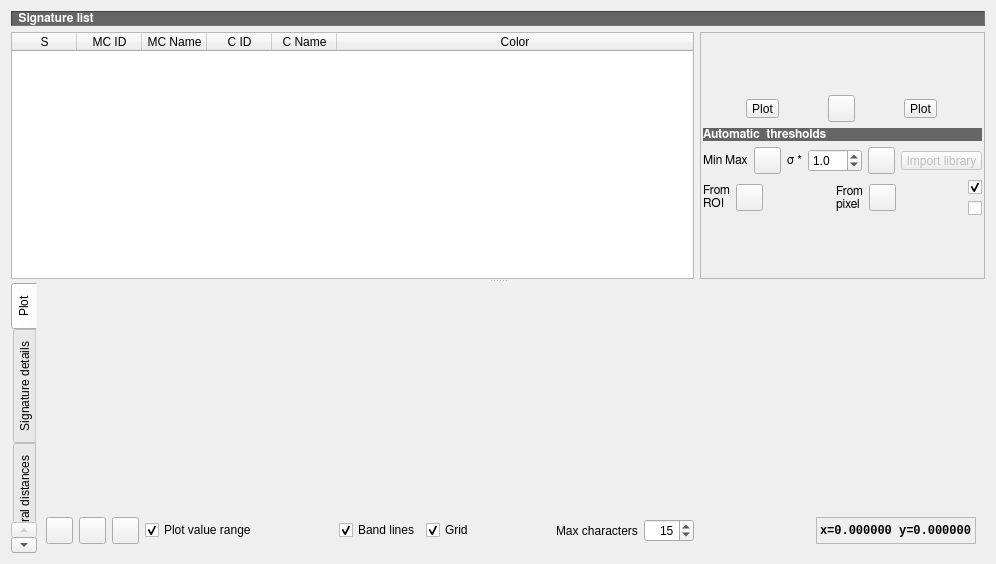
<?xml version="1.0" encoding="UTF-8"?>
<ui version="4.0">
 <class>SpectralSignaturePlot</class>
 <widget class="QDialog" name="SpectralSignaturePlot">
  <property name="geometry">
   <rect>
    <x>0</x>
    <y>0</y>
    <width>996</width>
    <height>564</height>
   </rect>
  </property>
  <property name="sizePolicy">
   <sizepolicy hsizetype="Minimum" vsizetype="Minimum">
    <horstretch>0</horstretch>
    <verstretch>0</verstretch>
   </sizepolicy>
  </property>
  <property name="windowTitle">
   <string>SCP: Spectral Signature Plot</string>
  </property>
  <property name="windowIcon">
   <iconset resource="resources.qrc">
    <normaloff>scp_icons:semiautomaticclassificationplugin.svg</normaloff>scp_icons:semiautomaticclassificationplugin.svg</iconset>
  </property>
  <layout class="QGridLayout" name="gridLayout_6">
   <item row="0" column="0">
    <widget class="QSplitter" name="splitter">
     <property name="orientation">
      <enum>Qt::Vertical</enum>
     </property>
     <property name="childrenCollapsible">
      <bool>false</bool>
     </property>
     <widget class="QWidget" name="widget" native="true">
      <property name="sizePolicy">
       <sizepolicy hsizetype="Preferred" vsizetype="Maximum">
        <horstretch>0</horstretch>
        <verstretch>0</verstretch>
       </sizepolicy>
      </property>
      <layout class="QGridLayout" name="gridLayout_8">
       <item row="0" column="0">
        <layout class="QGridLayout" name="gridLayout_5">
         <item row="1" column="0">
          <layout class="QGridLayout" name="gridLayout_2">
           <item row="0" column="0">
            <widget class="QTableWidget" name="signature_list_plot_tableWidget">
             <property name="sizePolicy">
              <sizepolicy hsizetype="Ignored" vsizetype="MinimumExpanding">
               <horstretch>0</horstretch>
               <verstretch>0</verstretch>
              </sizepolicy>
             </property>
             <property name="minimumSize">
              <size>
               <width>0</width>
               <height>30</height>
              </size>
             </property>
             <property name="editTriggers">
              <set>QAbstractItemView::SelectedClicked</set>
             </property>
             <property name="sortingEnabled">
              <bool>true</bool>
             </property>
             <attribute name="horizontalHeaderDefaultSectionSize">
              <number>65</number>
             </attribute>
             <attribute name="horizontalHeaderStretchLastSection">
              <bool>true</bool>
             </attribute>
             <attribute name="verticalHeaderDefaultSectionSize">
              <number>20</number>
             </attribute>
             <column>
              <property name="text">
               <string>S</string>
              </property>
             </column>
             <column>
              <property name="text">
               <string>MC ID</string>
              </property>
             </column>
             <column>
              <property name="text">
               <string>MC Name</string>
              </property>
             </column>
             <column>
              <property name="text">
               <string>C ID</string>
              </property>
             </column>
             <column>
              <property name="text">
               <string>C Name</string>
              </property>
             </column>
             <column>
              <property name="text">
               <string>Color</string>
              </property>
             </column>
            </widget>
           </item>
           <item row="0" column="1">
            <widget class="QFrame" name="frame">
             <property name="sizePolicy">
              <sizepolicy hsizetype="Maximum" vsizetype="MinimumExpanding">
               <horstretch>0</horstretch>
               <verstretch>0</verstretch>
              </sizepolicy>
             </property>
             <property name="minimumSize">
              <size>
               <width>0</width>
               <height>20</height>
              </size>
             </property>
             <property name="frameShape">
              <enum>QFrame::StyledPanel</enum>
             </property>
             <property name="frameShadow">
              <enum>QFrame::Raised</enum>
             </property>
             <layout class="QGridLayout" name="gridLayout_18">
              <property name="leftMargin">
               <number>2</number>
              </property>
              <property name="topMargin">
               <number>2</number>
              </property>
              <property name="rightMargin">
               <number>2</number>
              </property>
              <property name="bottomMargin">
               <number>2</number>
              </property>
              <item row="0" column="0">
               <layout class="QGridLayout" name="gridLayout_140">
                <item row="2" column="0" colspan="2">
                 <layout class="QGridLayout" name="gridLayout_17">
                  <item row="0" column="3">
                   <widget class="QToolButton" name="LCS_pointerButton_2">
                    <property name="toolTip">
                     <string>&lt;html&gt;&lt;head/&gt;&lt;body&gt;&lt;p&gt;Activate pointer for setting thresholds from pixel&lt;/p&gt;&lt;/body&gt;&lt;/html&gt;</string>
                    </property>
                    <property name="styleSheet">
                     <string notr="true">margin: 0px;padding: 0px;</string>
                    </property>
                    <property name="icon">
                     <iconset resource="resources.qrc">
                      <normaloff>scp_icons:semiautomaticclassificationplugin_LCS_threshold_set_tool.svg</normaloff>scp_icons:semiautomaticclassificationplugin_LCS_threshold_set_tool.svg</iconset>
                    </property>
                    <property name="iconSize">
                     <size>
                      <width>22</width>
                      <height>22</height>
                     </size>
                    </property>
                   </widget>
                  </item>
                  <item row="0" column="2">
                   <widget class="QLabel" name="label_90">
                    <property name="sizePolicy">
                     <sizepolicy hsizetype="Preferred" vsizetype="Maximum">
                      <horstretch>0</horstretch>
                      <verstretch>0</verstretch>
                     </sizepolicy>
                    </property>
                    <property name="font">
                     <font>
                      <family>FreeSans</family>
                      <weight>50</weight>
                      <bold>false</bold>
                     </font>
                    </property>
                    <property name="frameShadow">
                     <enum>QFrame::Sunken</enum>
                    </property>
                    <property name="text">
                     <string>From
pixel</string>
                    </property>
                    <property name="alignment">
                     <set>Qt::AlignLeading|Qt::AlignLeft|Qt::AlignVCenter</set>
                    </property>
                   </widget>
                  </item>
                  <item row="0" column="5">
                   <layout class="QGridLayout" name="gridLayout_144">
                    <item row="1" column="0">
                     <widget class="QCheckBox" name="LCS_cut_checkBox_2">
                      <property name="sizePolicy">
                       <sizepolicy hsizetype="Maximum" vsizetype="Fixed">
                        <horstretch>0</horstretch>
                        <verstretch>0</verstretch>
                       </sizepolicy>
                      </property>
                      <property name="toolTip">
                       <string>&lt;html&gt;&lt;head/&gt;&lt;body&gt;&lt;p&gt;If checked, signature threshold is reduced to exclude pixel signature&lt;/p&gt;&lt;/body&gt;&lt;/html&gt;</string>
                      </property>
                      <property name="text">
                       <string/>
                      </property>
                      <property name="icon">
                       <iconset resource="resources.qrc">
                        <normaloff>scp_icons:semiautomaticclassificationplugin_minus.svg</normaloff>scp_icons:semiautomaticclassificationplugin_minus.svg</iconset>
                      </property>
                     </widget>
                    </item>
                    <item row="0" column="0">
                     <widget class="QCheckBox" name="LCS_include_checkBox_2">
                      <property name="sizePolicy">
                       <sizepolicy hsizetype="Maximum" vsizetype="Fixed">
                        <horstretch>0</horstretch>
                        <verstretch>0</verstretch>
                       </sizepolicy>
                      </property>
                      <property name="toolTip">
                       <string>&lt;html&gt;&lt;head/&gt;&lt;body&gt;&lt;p&gt;If checked, signature threshold is extended to include pixel signature&lt;/p&gt;&lt;/body&gt;&lt;/html&gt;</string>
                      </property>
                      <property name="text">
                       <string/>
                      </property>
                      <property name="icon">
                       <iconset resource="resources.qrc">
                        <normaloff>scp_icons:semiautomaticclassificationplugin_plus.svg</normaloff>scp_icons:semiautomaticclassificationplugin_plus.svg</iconset>
                      </property>
                      <property name="checked">
                       <bool>true</bool>
                      </property>
                     </widget>
                    </item>
                   </layout>
                  </item>
                  <item row="0" column="0">
                   <layout class="QGridLayout" name="gridLayout_19">
                    <item row="0" column="0">
                     <widget class="QLabel" name="label_91">
                      <property name="sizePolicy">
                       <sizepolicy hsizetype="Preferred" vsizetype="Maximum">
                        <horstretch>0</horstretch>
                        <verstretch>0</verstretch>
                       </sizepolicy>
                      </property>
                      <property name="font">
                       <font>
                        <family>FreeSans</family>
                        <weight>50</weight>
                        <bold>false</bold>
                       </font>
                      </property>
                      <property name="frameShadow">
                       <enum>QFrame::Sunken</enum>
                      </property>
                      <property name="text">
                       <string>From
ROI</string>
                      </property>
                      <property name="alignment">
                       <set>Qt::AlignLeading|Qt::AlignLeft|Qt::AlignVCenter</set>
                      </property>
                     </widget>
                    </item>
                    <item row="0" column="1">
                     <widget class="QToolButton" name="LCS_ROI_button_2">
                      <property name="toolTip">
                       <string>&lt;html&gt;&lt;head/&gt;&lt;body&gt;&lt;p&gt;Set thresholds from temporary ROI&lt;/p&gt;&lt;/body&gt;&lt;/html&gt;</string>
                      </property>
                      <property name="styleSheet">
                       <string notr="true">margin: 0px;padding: 0px;</string>
                      </property>
                      <property name="icon">
                       <iconset resource="resources.qrc">
                        <normaloff>scp_icons:semiautomaticclassificationplugin_LCS_threshold_ROI_tool.svg</normaloff>scp_icons:semiautomaticclassificationplugin_LCS_threshold_ROI_tool.svg</iconset>
                      </property>
                      <property name="iconSize">
                       <size>
                        <width>22</width>
                        <height>22</height>
                       </size>
                      </property>
                     </widget>
                    </item>
                   </layout>
                  </item>
                  <item row="0" column="1">
                   <spacer name="horizontalSpacer_5">
                    <property name="orientation">
                     <enum>Qt::Horizontal</enum>
                    </property>
                    <property name="sizeHint" stdset="0">
                     <size>
                      <width>0</width>
                      <height>20</height>
                     </size>
                    </property>
                   </spacer>
                  </item>
                  <item row="0" column="4">
                   <spacer name="horizontalSpacer_6">
                    <property name="orientation">
                     <enum>Qt::Horizontal</enum>
                    </property>
                    <property name="sizeHint" stdset="0">
                     <size>
                      <width>0</width>
                      <height>20</height>
                     </size>
                    </property>
                   </spacer>
                  </item>
                 </layout>
                </item>
                <item row="1" column="0" colspan="2">
                 <layout class="QGridLayout" name="gridLayout_14">
                  <item row="0" column="0" colspan="3">
                   <widget class="QLabel" name="label_26">
                    <property name="sizePolicy">
                     <sizepolicy hsizetype="Preferred" vsizetype="Maximum">
                      <horstretch>0</horstretch>
                      <verstretch>0</verstretch>
                     </sizepolicy>
                    </property>
                    <property name="font">
                     <font>
                      <family>FreeSans</family>
                      <weight>75</weight>
                      <bold>true</bold>
                     </font>
                    </property>
                    <property name="styleSheet">
                     <string notr="true">background-color : #656565; color : white</string>
                    </property>
                    <property name="frameShape">
                     <enum>QFrame::NoFrame</enum>
                    </property>
                    <property name="frameShadow">
                     <enum>QFrame::Sunken</enum>
                    </property>
                    <property name="text">
                     <string>Automatic  thresholds</string>
                    </property>
                    <property name="alignment">
                     <set>Qt::AlignLeading|Qt::AlignLeft|Qt::AlignVCenter</set>
                    </property>
                   </widget>
                  </item>
                  <item row="1" column="0" colspan="3">
                   <layout class="QHBoxLayout" name="horizontalLayout_2">
                    <item>
                     <layout class="QGridLayout" name="gridLayout_20">
                      <item row="0" column="1">
                       <widget class="QToolButton" name="set_min_max_Button">
                        <property name="toolTip">
                         <string>&lt;html&gt;&lt;head/&gt;&lt;body&gt;&lt;p&gt;Set automatic threshold Min Max&lt;/p&gt;&lt;/body&gt;&lt;/html&gt;</string>
                        </property>
                        <property name="styleSheet">
                         <string notr="true">margin: 0px;padding: 0px;</string>
                        </property>
                        <property name="icon">
                         <iconset resource="resources.qrc">
                          <normaloff>scp_icons:semiautomaticclassificationplugin_enter.svg</normaloff>scp_icons:semiautomaticclassificationplugin_enter.svg</iconset>
                        </property>
                        <property name="iconSize">
                         <size>
                          <width>22</width>
                          <height>22</height>
                         </size>
                        </property>
                       </widget>
                      </item>
                      <item row="0" column="0">
                       <widget class="QLabel" name="label_102">
                        <property name="sizePolicy">
                         <sizepolicy hsizetype="Preferred" vsizetype="Maximum">
                          <horstretch>0</horstretch>
                          <verstretch>0</verstretch>
                         </sizepolicy>
                        </property>
                        <property name="font">
                         <font>
                          <family>FreeSans</family>
                          <weight>50</weight>
                          <bold>false</bold>
                         </font>
                        </property>
                        <property name="frameShadow">
                         <enum>QFrame::Sunken</enum>
                        </property>
                        <property name="text">
                         <string>Min Max</string>
                        </property>
                        <property name="alignment">
                         <set>Qt::AlignLeading|Qt::AlignLeft|Qt::AlignVCenter</set>
                        </property>
                       </widget>
                      </item>
                     </layout>
                    </item>
                    <item>
                     <widget class="QLabel" name="label_101">
                      <property name="font">
                       <font>
                        <family>FreeSans</family>
                        <weight>50</weight>
                        <bold>false</bold>
                       </font>
                      </property>
                      <property name="frameShadow">
                       <enum>QFrame::Sunken</enum>
                      </property>
                      <property name="text">
                       <string>σ *</string>
                      </property>
                      <property name="alignment">
                       <set>Qt::AlignLeading|Qt::AlignLeft|Qt::AlignVCenter</set>
                      </property>
                     </widget>
                    </item>
                    <item>
                     <widget class="QDoubleSpinBox" name="multiplicative_threshold_doubleSpinBox_2">
                      <property name="sizePolicy">
                       <sizepolicy hsizetype="Minimum" vsizetype="Fixed">
                        <horstretch>0</horstretch>
                        <verstretch>0</verstretch>
                       </sizepolicy>
                      </property>
                      <property name="minimumSize">
                       <size>
                        <width>16</width>
                        <height>0</height>
                       </size>
                      </property>
                      <property name="maximumSize">
                       <size>
                        <width>54</width>
                        <height>16777215</height>
                       </size>
                      </property>
                      <property name="toolTip">
                       <string>&lt;html&gt;&lt;head/&gt;&lt;body&gt;&lt;p&gt;Set a value that will be multiplied by standard deviation&lt;/p&gt;&lt;/body&gt;&lt;/html&gt;</string>
                      </property>
                      <property name="decimals">
                       <number>1</number>
                      </property>
                      <property name="maximum">
                       <double>10000.000000000000000</double>
                      </property>
                      <property name="value">
                       <double>1.000000000000000</double>
                      </property>
                     </widget>
                    </item>
                    <item>
                     <widget class="QToolButton" name="automatic_threshold_pushButton_2">
                      <property name="toolTip">
                       <string>&lt;html&gt;&lt;head/&gt;&lt;body&gt;&lt;p&gt;Set automatic threshold σ&lt;/p&gt;&lt;/body&gt;&lt;/html&gt;</string>
                      </property>
                      <property name="styleSheet">
                       <string notr="true">margin: 0px;padding: 0px;</string>
                      </property>
                      <property name="icon">
                       <iconset resource="resources.qrc">
                        <normaloff>scp_icons:semiautomaticclassificationplugin_enter.svg</normaloff>scp_icons:semiautomaticclassificationplugin_enter.svg</iconset>
                      </property>
                      <property name="iconSize">
                       <size>
                        <width>22</width>
                        <height>22</height>
                       </size>
                      </property>
                     </widget>
                    </item>
                    <item>
                     <widget class="QToolButton" name="undo_threshold_Button">
                      <property name="enabled">
                       <bool>false</bool>
                      </property>
                      <property name="toolTip">
                       <string>&lt;html&gt;&lt;head/&gt;&lt;body&gt;&lt;p&gt;Undo thresholds&lt;/p&gt;&lt;/body&gt;&lt;/html&gt;</string>
                      </property>
                      <property name="styleSheet">
                       <string notr="true">margin: 0px;padding: 0px;</string>
                      </property>
                      <property name="text">
                       <string>Import library</string>
                      </property>
                      <property name="icon">
                       <iconset resource="resources.qrc">
                        <normaloff>scp_icons:semiautomaticclassificationplugin_undo_lcs_threshold.svg</normaloff>scp_icons:semiautomaticclassificationplugin_undo_lcs_threshold.svg</iconset>
                      </property>
                      <property name="iconSize">
                       <size>
                        <width>22</width>
                        <height>22</height>
                       </size>
                      </property>
                     </widget>
                    </item>
                   </layout>
                  </item>
                 </layout>
                </item>
                <item row="0" column="0" colspan="2">
                 <layout class="QGridLayout" name="gridLayout_4">
                  <item row="0" column="0">
                   <widget class="QToolButton" name="remove_Signature_Button">
                    <property name="toolTip">
                     <string>&lt;html&gt;&lt;head/&gt;&lt;body&gt;&lt;p &gt;Delete row&lt;/p&gt;&lt;/body&gt;&lt;/html&gt;</string>
                    </property>
                    <property name="styleSheet">
                     <string notr="true">margin: 0px;padding: 0px;</string>
                    </property>
                    <property name="text">
                     <string>Plot</string>
                    </property>
                    <property name="icon">
                     <iconset resource="resources.qrc">
                      <normaloff>scp_icons:semiautomaticclassificationplugin_remove.svg</normaloff>scp_icons:semiautomaticclassificationplugin_remove.svg</iconset>
                    </property>
                    <property name="iconSize">
                     <size>
                      <width>22</width>
                      <height>22</height>
                     </size>
                    </property>
                   </widget>
                  </item>
                  <item row="0" column="1">
                   <widget class="QToolButton" name="add_signature_list_pushButton">
                    <property name="toolTip">
                     <string>&lt;html&gt;&lt;head/&gt;&lt;body&gt;&lt;p&gt;Add highlighted spectral signatures to signature list&lt;/p&gt;&lt;/body&gt;&lt;/html&gt;</string>
                    </property>
                    <property name="styleSheet">
                     <string notr="true">margin: 0px;padding: 0px;</string>
                    </property>
                    <property name="text">
                     <string/>
                    </property>
                    <property name="icon">
                     <iconset resource="resources.qrc">
                      <normaloff>scp_icons:semiautomaticclassificationplugin_add_sign_tool.svg</normaloff>scp_icons:semiautomaticclassificationplugin_add_sign_tool.svg</iconset>
                    </property>
                    <property name="iconSize">
                     <size>
                      <width>22</width>
                      <height>22</height>
                     </size>
                    </property>
                   </widget>
                  </item>
                  <item row="0" column="2">
                   <widget class="QToolButton" name="calculate_spectral_distance_Button">
                    <property name="toolTip">
                     <string>&lt;html&gt;&lt;head/&gt;&lt;body&gt;&lt;p&gt;Calculate spectral distances&lt;/p&gt;&lt;/body&gt;&lt;/html&gt;</string>
                    </property>
                    <property name="styleSheet">
                     <string notr="true">margin: 0px;padding: 0px;</string>
                    </property>
                    <property name="text">
                     <string>Plot</string>
                    </property>
                    <property name="icon">
                     <iconset resource="resources.qrc">
                      <normaloff>scp_icons:semiautomaticclassificationplugin_calculate_spectral_distances.svg</normaloff>scp_icons:semiautomaticclassificationplugin_calculate_spectral_distances.svg</iconset>
                    </property>
                    <property name="iconSize">
                     <size>
                      <width>22</width>
                      <height>22</height>
                     </size>
                    </property>
                   </widget>
                  </item>
                 </layout>
                </item>
               </layout>
              </item>
             </layout>
            </widget>
           </item>
          </layout>
         </item>
         <item row="0" column="0">
          <widget class="QLabel" name="label_25">
           <property name="sizePolicy">
            <sizepolicy hsizetype="Preferred" vsizetype="Maximum">
             <horstretch>0</horstretch>
             <verstretch>0</verstretch>
            </sizepolicy>
           </property>
           <property name="font">
            <font>
             <family>FreeSans</family>
             <weight>75</weight>
             <bold>true</bold>
            </font>
           </property>
           <property name="styleSheet">
            <string notr="true">background-color : #656565; color : white</string>
           </property>
           <property name="frameShape">
            <enum>QFrame::Panel</enum>
           </property>
           <property name="frameShadow">
            <enum>QFrame::Sunken</enum>
           </property>
           <property name="text">
            <string> Signature list</string>
           </property>
           <property name="alignment">
            <set>Qt::AlignLeading|Qt::AlignLeft|Qt::AlignVCenter</set>
           </property>
          </widget>
         </item>
        </layout>
       </item>
      </layout>
     </widget>
     <widget class="QTabWidget" name="tabWidget">
      <property name="tabPosition">
       <enum>QTabWidget::West</enum>
      </property>
      <property name="currentIndex">
       <number>0</number>
      </property>
      <property name="documentMode">
       <bool>true</bool>
      </property>
      <widget class="QWidget" name="tab">
       <attribute name="icon">
        <iconset resource="resources.qrc">
         <normaloff>scp_icons:semiautomaticclassificationplugin_sign_tool.svg</normaloff>scp_icons:semiautomaticclassificationplugin_sign_tool.svg</iconset>
       </attribute>
       <attribute name="title">
        <string>Plot</string>
       </attribute>
       <layout class="QGridLayout" name="gridLayout">
        <item row="0" column="0">
         <layout class="QGridLayout" name="gridLayout_3">
          <item row="0" column="0">
           <widget class="SigWidget2" name="Sig_Widget" native="true">
            <property name="sizePolicy">
             <sizepolicy hsizetype="Expanding" vsizetype="Expanding">
              <horstretch>0</horstretch>
              <verstretch>0</verstretch>
             </sizepolicy>
            </property>
           </widget>
          </item>
         </layout>
        </item>
        <item row="1" column="0">
         <layout class="QGridLayout" name="gridLayout_7">
          <item row="0" column="5">
           <widget class="QCheckBox" name="band_lines_checkBox">
            <property name="sizePolicy">
             <sizepolicy hsizetype="Maximum" vsizetype="Fixed">
              <horstretch>0</horstretch>
              <verstretch>0</verstretch>
             </sizepolicy>
            </property>
            <property name="toolTip">
             <string>&lt;html&gt;&lt;head/&gt;&lt;body&gt;&lt;p&gt;Plot the value range (standard deviation or defined minimum and maximum) for each signature&lt;/p&gt;&lt;/body&gt;&lt;/html&gt;</string>
            </property>
            <property name="text">
             <string>Band lines</string>
            </property>
            <property name="checked">
             <bool>true</bool>
            </property>
           </widget>
          </item>
          <item row="0" column="8">
           <widget class="QLabel" name="label_8">
            <property name="frameShadow">
             <enum>QFrame::Sunken</enum>
            </property>
            <property name="text">
             <string>Max characters</string>
            </property>
           </widget>
          </item>
          <item row="0" column="9">
           <widget class="QSpinBox" name="plot_text_spinBox">
            <property name="minimumSize">
             <size>
              <width>50</width>
              <height>0</height>
             </size>
            </property>
            <property name="maximumSize">
             <size>
              <width>100</width>
              <height>16777215</height>
             </size>
            </property>
            <property name="toolTip">
             <string>&lt;html&gt;&lt;head/&gt;&lt;body&gt;&lt;p align=&quot;justify&quot;&gt;Text lenght of names in the spectral plot legend&lt;/p&gt;&lt;/body&gt;&lt;/html&gt;</string>
            </property>
            <property name="alignment">
             <set>Qt::AlignRight|Qt::AlignTrailing|Qt::AlignVCenter</set>
            </property>
            <property name="minimum">
             <number>1</number>
            </property>
            <property name="maximum">
             <number>100</number>
            </property>
            <property name="value">
             <number>15</number>
            </property>
           </widget>
          </item>
          <item row="0" column="11">
           <layout class="QGridLayout" name="gridLayout_13">
            <item row="0" column="1">
             <widget class="QLabel" name="value_label">
              <property name="font">
               <font>
                <family>Liberation Mono</family>
                <weight>75</weight>
                <bold>true</bold>
               </font>
              </property>
              <property name="frameShape">
               <enum>QFrame::StyledPanel</enum>
              </property>
              <property name="frameShadow">
               <enum>QFrame::Sunken</enum>
              </property>
              <property name="text">
               <string>x=0.000000 y=0.000000</string>
              </property>
             </widget>
            </item>
            <item row="0" column="0">
             <spacer name="horizontalSpacer">
              <property name="orientation">
               <enum>Qt::Horizontal</enum>
              </property>
              <property name="sizeHint" stdset="0">
               <size>
                <width>40</width>
                <height>20</height>
               </size>
              </property>
             </spacer>
            </item>
           </layout>
          </item>
          <item row="0" column="2">
           <widget class="QToolButton" name="value_range_pushButton">
            <property name="toolTip">
             <string>&lt;html&gt;&lt;head/&gt;&lt;body&gt;&lt;p&gt;Change value range interactively in the plot&lt;/p&gt;&lt;/body&gt;&lt;/html&gt;</string>
            </property>
            <property name="styleSheet">
             <string notr="true">margin: 0px;padding: 0px;</string>
            </property>
            <property name="icon">
             <iconset resource="resources.qrc">
              <normaloff>scp_icons:semiautomaticclassificationplugin_sign_edit_range.svg</normaloff>scp_icons:semiautomaticclassificationplugin_sign_edit_range.svg</iconset>
            </property>
            <property name="iconSize">
             <size>
              <width>22</width>
              <height>22</height>
             </size>
            </property>
           </widget>
          </item>
          <item row="0" column="0">
           <widget class="QToolButton" name="fitToAxes_pushButton">
            <property name="toolTip">
             <string>&lt;html&gt;&lt;head/&gt;&lt;body&gt;&lt;p&gt;Automatically fit the plot to data&lt;/p&gt;&lt;/body&gt;&lt;/html&gt;</string>
            </property>
            <property name="styleSheet">
             <string notr="true">margin: 0px;padding: 0px;</string>
            </property>
            <property name="text">
             <string/>
            </property>
            <property name="icon">
             <iconset resource="resources.qrc">
              <normaloff>scp_icons:semiautomaticclassificationplugin_fit_plot.svg</normaloff>scp_icons:semiautomaticclassificationplugin_fit_plot.svg</iconset>
            </property>
            <property name="iconSize">
             <size>
              <width>22</width>
              <height>22</height>
             </size>
            </property>
           </widget>
          </item>
          <item row="0" column="1">
           <widget class="QToolButton" name="save_plot_pushButton">
            <property name="toolTip">
             <string>&lt;html&gt;&lt;head/&gt;&lt;body&gt;&lt;p&gt;Save the plot to file (jpg, png, pdf)&lt;/p&gt;&lt;/body&gt;&lt;/html&gt;</string>
            </property>
            <property name="styleSheet">
             <string notr="true">margin: 0px;padding: 0px;</string>
            </property>
            <property name="text">
             <string/>
            </property>
            <property name="icon">
             <iconset resource="resources.qrc">
              <normaloff>scp_icons:semiautomaticclassificationplugin_save_plot_image.svg</normaloff>scp_icons:semiautomaticclassificationplugin_save_plot_image.svg</iconset>
            </property>
            <property name="iconSize">
             <size>
              <width>22</width>
              <height>22</height>
             </size>
            </property>
           </widget>
          </item>
          <item row="0" column="4">
           <spacer name="horizontalSpacer_3">
            <property name="orientation">
             <enum>Qt::Horizontal</enum>
            </property>
            <property name="sizeHint" stdset="0">
             <size>
              <width>40</width>
              <height>20</height>
             </size>
            </property>
           </spacer>
          </item>
          <item row="0" column="3">
           <widget class="QCheckBox" name="sigma_checkBox">
            <property name="sizePolicy">
             <sizepolicy hsizetype="Maximum" vsizetype="Fixed">
              <horstretch>0</horstretch>
              <verstretch>0</verstretch>
             </sizepolicy>
            </property>
            <property name="toolTip">
             <string>&lt;html&gt;&lt;head/&gt;&lt;body&gt;&lt;p&gt;Plot the value range (standard deviation or defined minimum and maximum) for each signature&lt;/p&gt;&lt;/body&gt;&lt;/html&gt;</string>
            </property>
            <property name="text">
             <string>Plot value range</string>
            </property>
            <property name="checked">
             <bool>true</bool>
            </property>
           </widget>
          </item>
          <item row="0" column="10">
           <spacer name="horizontalSpacer_2">
            <property name="orientation">
             <enum>Qt::Horizontal</enum>
            </property>
            <property name="sizeHint" stdset="0">
             <size>
              <width>40</width>
              <height>20</height>
             </size>
            </property>
           </spacer>
          </item>
          <item row="0" column="6">
           <widget class="QCheckBox" name="grid_checkBox">
            <property name="sizePolicy">
             <sizepolicy hsizetype="Maximum" vsizetype="Fixed">
              <horstretch>0</horstretch>
              <verstretch>0</verstretch>
             </sizepolicy>
            </property>
            <property name="toolTip">
             <string>&lt;html&gt;&lt;head/&gt;&lt;body&gt;&lt;p&gt;Plot the value range (standard deviation or defined minimum and maximum) for each signature&lt;/p&gt;&lt;/body&gt;&lt;/html&gt;</string>
            </property>
            <property name="text">
             <string>Grid</string>
            </property>
            <property name="checked">
             <bool>true</bool>
            </property>
           </widget>
          </item>
          <item row="0" column="7">
           <spacer name="horizontalSpacer_4">
            <property name="orientation">
             <enum>Qt::Horizontal</enum>
            </property>
            <property name="sizeHint" stdset="0">
             <size>
              <width>40</width>
              <height>20</height>
             </size>
            </property>
           </spacer>
          </item>
         </layout>
        </item>
       </layout>
       <zorder></zorder>
       <zorder></zorder>
      </widget>
      <widget class="QWidget" name="tab_2">
       <attribute name="icon">
        <iconset resource="resources.qrc">
         <normaloff>scp_icons:semiautomaticclassificationplugin_accuracy_tool.svg</normaloff>scp_icons:semiautomaticclassificationplugin_accuracy_tool.svg</iconset>
       </attribute>
       <attribute name="title">
        <string>Signature details</string>
       </attribute>
       <layout class="QGridLayout" name="gridLayout_21">
        <item row="0" column="0">
         <layout class="QGridLayout" name="gridLayout_9">
          <item row="0" column="0">
           <widget class="QTextBrowser" name="value_textBrowser">
            <property name="lineWrapMode">
             <enum>QTextEdit::NoWrap</enum>
            </property>
           </widget>
          </item>
         </layout>
        </item>
       </layout>
      </widget>
      <widget class="QWidget" name="tab_3">
       <attribute name="icon">
        <iconset resource="resources.qrc">
         <normaloff>scp_icons:semiautomaticclassificationplugin_calculate_spectral_distances.svg</normaloff>scp_icons:semiautomaticclassificationplugin_calculate_spectral_distances.svg</iconset>
       </attribute>
       <attribute name="title">
        <string>Spectral distances</string>
       </attribute>
       <layout class="QGridLayout" name="gridLayout_22">
        <item row="0" column="0">
         <layout class="QGridLayout" name="gridLayout_11">
          <item row="0" column="0">
           <widget class="QTextBrowser" name="distance_textBrowser">
            <property name="lineWrapMode">
             <enum>QTextEdit::NoWrap</enum>
            </property>
           </widget>
          </item>
         </layout>
        </item>
       </layout>
      </widget>
     </widget>
    </widget>
   </item>
  </layout>
  <zorder></zorder>
  <zorder>widget</zorder>
 </widget>
 <customwidgets>
  <customwidget>
   <class>SigWidget2</class>
   <extends>QWidget</extends>
   <header>.sigwidget2</header>
   <container>1</container>
  </customwidget>
 </customwidgets>
 <resources>
  <include location="resources.qrc"/>
 </resources>
 <connections/>
</ui>
